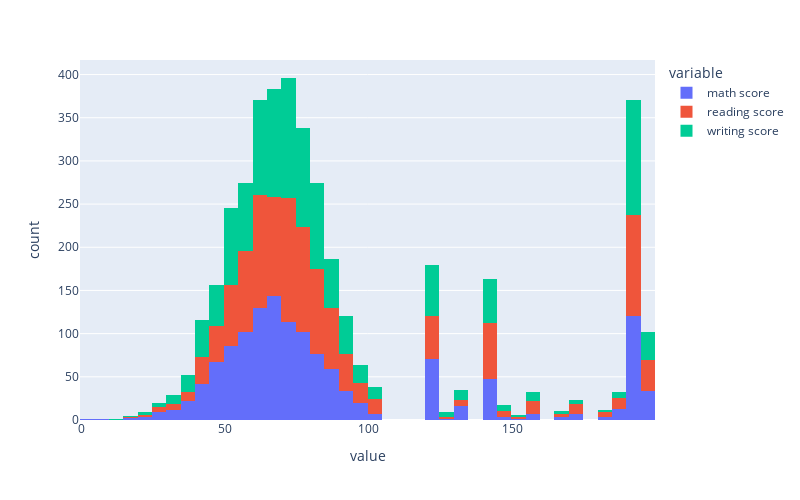
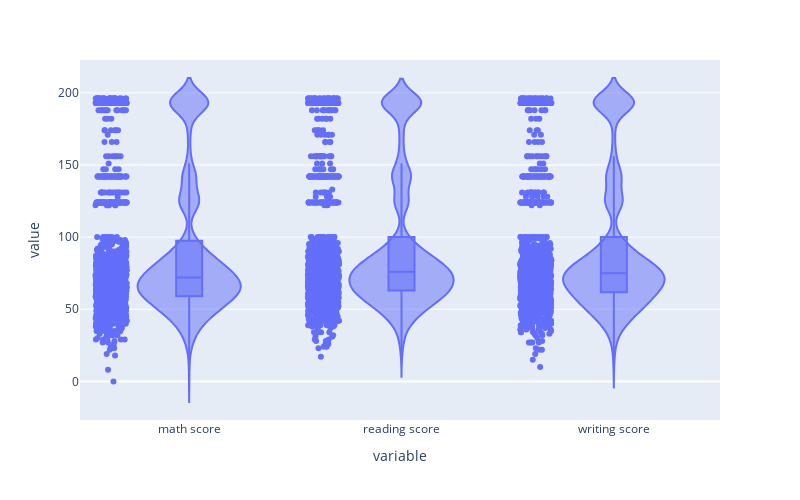

Notebook code for these charts, in order:
### Markdown cell above
> Utilice alguna visualización (gráfique) para observar el comportamiento de los datos numericos. ¿Estan todos los valores correctos?

### Code cell
import plotly.graph_objects as go
from plotly.subplots import make_subplots
def distribuciones(df_grades):

    # Columnas numéricas
    df_numerico = df_grades.loc[:,df_grades.dtypes != object]

    # Distribuciones (Histogramas)
    px.histogram(
        df_numerico,
        width=800, 
        height=500
        ).show()

    # Violin
    
    px.violin(
        df_numerico,
        box=True,
        points='all',
        width=800, 
        height=500
        ).show()


distribuciones(df_grades)

### Figure 1 — Plotly figure (JSON) as saved in the notebook; plotly's stock layout.template omitted (floating-point values rounded to 4 significant figures; data arrays with more than 128 entries replaced by an {"elided": "..."} marker saying what was removed)
{"data": [{"alignmentgroup": "True", "bingroup": "x", "hovertemplate": "variable=math score<br>value=%{x}<br>count=%{y}<extra></extra>", "legendgroup": "math score", "marker": {"color": "#636efa"}, "name": "math score", "offsetgroup": "math score", "orientation": "v", "showlegend": true, "type": "histogram", "x": {"elided": "1400 int values"}, "xaxis": "x", "yaxis": "y"}, {"alignmentgroup": "True", "bingroup": "x", "hovertemplate": "variable=reading score<br>value=%{x}<br>count=%{y}<extra></extra>", "legendgroup": "reading score", "marker": {"color": "#EF553B"}, "name": "reading score", "offsetgroup": "reading score", "orientation": "v", "showlegend": true, "type": "histogram", "x": {"elided": "1400 int values"}, "xaxis": "x", "yaxis": "y"}, {"alignmentgroup": "True", "bingroup": "x", "hovertemplate": "variable=writing score<br>value=%{x}<br>count=%{y}<extra></extra>", "legendgroup": "writing score", "marker": {"color": "#00cc96"}, "name": "writing score", "offsetgroup": "writing score", "orientation": "v", "showlegend": true, "type": "histogram", "x": {"elided": "1400 int values"}, "xaxis": "x", "yaxis": "y"}], "layout": {"barmode": "relative", "height": 500, "legend": {"title": {"text": "variable"}, "tracegroupgap": 0}, "margin": {"t": 60}, "width": 800, "xaxis": {"anchor": "y", "domain": [0, 1], "title": {"text": "value"}}, "yaxis": {"anchor": "x", "domain": [0, 1], "title": {"text": "count"}}}}

### Figure 2 — Plotly figure (JSON) as saved in the notebook; plotly's stock layout.template omitted (floating-point values rounded to 4 significant figures; data arrays with more than 128 entries replaced by an {"elided": "..."} marker saying what was removed)
{"data": [{"alignmentgroup": "True", "box": {"visible": true}, "hovertemplate": "variable=%{x}<br>value=%{y}<extra></extra>", "legendgroup": "", "marker": {"color": "#636efa"}, "name": "", "offsetgroup": "", "orientation": "v", "points": "all", "scalegroup": "True", "showlegend": false, "type": "violin", "x": {"elided": "4200 str values"}, "x0": " ", "xaxis": "x", "y": {"elided": "4200 int values"}, "y0": " ", "yaxis": "y"}], "layout": {"height": 500, "legend": {"tracegroupgap": 0}, "margin": {"t": 60}, "violinmode": "group", "width": 800, "xaxis": {"anchor": "y", "domain": [0, 1], "title": {"text": "variable"}}, "yaxis": {"anchor": "x", "domain": [0, 1], "title": {"text": "value"}}}}
